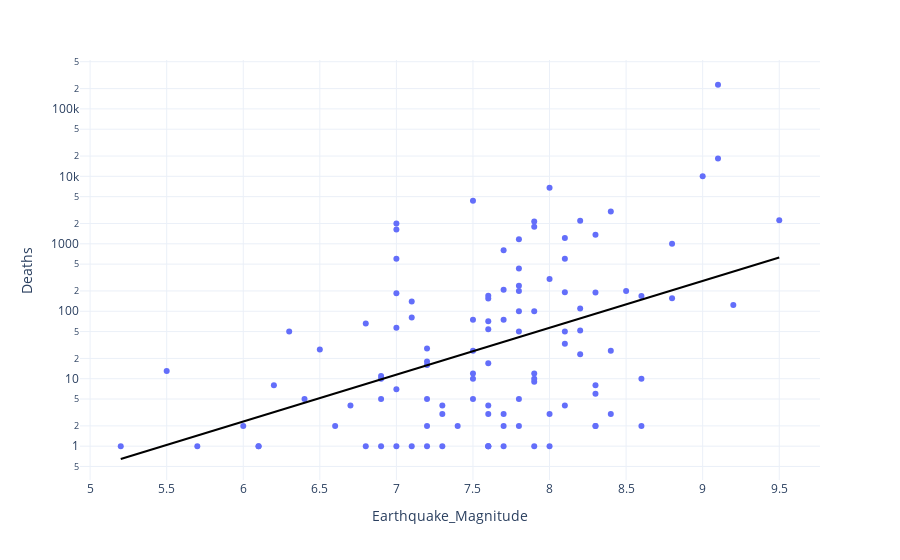

Notebook cell for this chart:
### Markdown cell above
<br>**In addition to being the most common cause, earthquakes also tend to generate the most dangerous tsunamis. Landslides are another significant trigger of powerful tsunamis. Meanwhile, tsunamis resulting from volcanoes and meteorological events have historically caused the least number of fatalities.**  
<br>

### Code cell
fig = px.scatter(df[df.Deaths>0], x="Earthquake_Magnitude", y="Deaths",log_y=True, trendline="ols",
               trendline_options=dict(log_y=True),trendline_color_override="black",template='plotly_white')
fig.show()

### Figure 1 — Plotly figure (JSON) as saved in the notebook; plotly's stock layout.template omitted (floating-point values rounded to 4 significant figures; data arrays with more than 128 entries replaced by an {"elided": "..."} marker saying what was removed)
{"data": [{"hovertemplate": "Earthquake_Magnitude=%{x}<br>Deaths=%{y}<extra></extra>", "legendgroup": "", "marker": {"color": "#636efa", "symbol": "circle"}, "mode": "markers", "name": "", "orientation": "v", "showlegend": false, "type": "scatter", "x": {"elided": "158 float values"}, "xaxis": "x", "y": {"elided": "158 int values"}, "yaxis": "y"}, {"hovertemplate": "<b>OLS trendline</b><br>log10(Deaths) = 0.694863 * Earthquake_Magnitude + -3.80325<br>R<sup>2</sup>=0.206833<br><br>Earthquake_Magnitude=%{x}<br>Deaths=%{y} <b>(trend)</b><extra></extra>", "legendgroup": "", "line": {"color": "black"}, "marker": {"color": "#636efa", "symbol": "circle"}, "mode": "lines", "name": "", "showlegend": false, "type": "scatter", "x": [5.2, 5.5, 5.7, 6, 6.1, 6.1, 6.2, 6.3, 6.4, 6.5, 6.6, 6.7, 6.8, 6.8, 6.9, 6.9, 6.9, 6.9, 7, 7, 7, 7, 7, 7, 7, 7.1, 7.1, 7.1, 7.2, 7.2, 7.2, 7.2, 7.2, 7.2, 7.3, 7.3, 7.3, 7.4, 7.5, 7.5, 7.5, 7.5, 7.5, 7.5, 7.6, 7.6, 7.6, 7.6, 7.6, 7.6, 7.6, 7.6, 7.6, 7.6, 7.7, 7.7, 7.7, 7.7, 7.7, 7.7, 7.8, 7.8, 7.8, 7.8, 7.8, 7.8, 7.8, 7.8, 7.9, 7.9, 7.9, 7.9, 7.9, 7.9, 7.9, 8, 8, 8, 8, 8.1, 8.1, 8.1, 8.1, 8.1, 8.1, 8.2, 8.2, 8.2, 8.2, 8.3, 8.3, 8.3, 8.3, 8.3, 8.3, 8.4, 8.4, 8.4, 8.5, 8.6, 8.6, 8.6, 8.8, 8.8, 9, 9.1, 9.1, 9.2, 9.5], "xaxis": "x", "y": [0.6457, 1.043, 1.437, 2.322, 2.725, 2.725, 3.198, 3.753, 4.404, 5.168, 6.065, 7.118, 8.352, 8.352, 9.802, 9.802, 9.802, 9.802, 11.5, 11.5, 11.5, 11.5, 11.5, 11.5, 11.5, 13.5, 13.5, 13.5, 15.84, 15.84, 15.84, 15.84, 15.84, 15.84, 18.59, 18.59, 18.59, 21.81, 25.6, 25.6, 25.6, 25.6, 25.6, 25.6, 30.04, 30.04, 30.04, 30.04, 30.04, 30.04, 30.04, 30.04, 30.04, 30.04, 35.25, 35.25, 35.25, 35.25, 35.25, 35.25, 41.37, 41.37, 41.37, 41.37, 41.37, 41.37, 41.37, 41.37, 48.55, 48.55, 48.55, 48.55, 48.55, 48.55, 48.55, 56.97, 56.97, 56.97, 56.97, 66.86, 66.86, 66.86, 66.86, 66.86, 66.86, 78.46, 78.46, 78.46, 78.46, 92.07, 92.07, 92.07, 92.07, 92.07, 92.07, 108.0, 108.0, 108.0, 126.8, 148.8, 148.8, 148.8, 204.9, 204.9, 282.2, 331.1, 331.1, 388.6, 628.0], "yaxis": "y"}], "layout": {"legend": {"tracegroupgap": 0}, "margin": {"t": 60}, "xaxis": {"anchor": "y", "domain": [0, 1], "title": {"text": "Earthquake_Magnitude"}}, "yaxis": {"anchor": "x", "domain": [0, 1], "title": {"text": "Deaths"}, "type": "log"}}}
